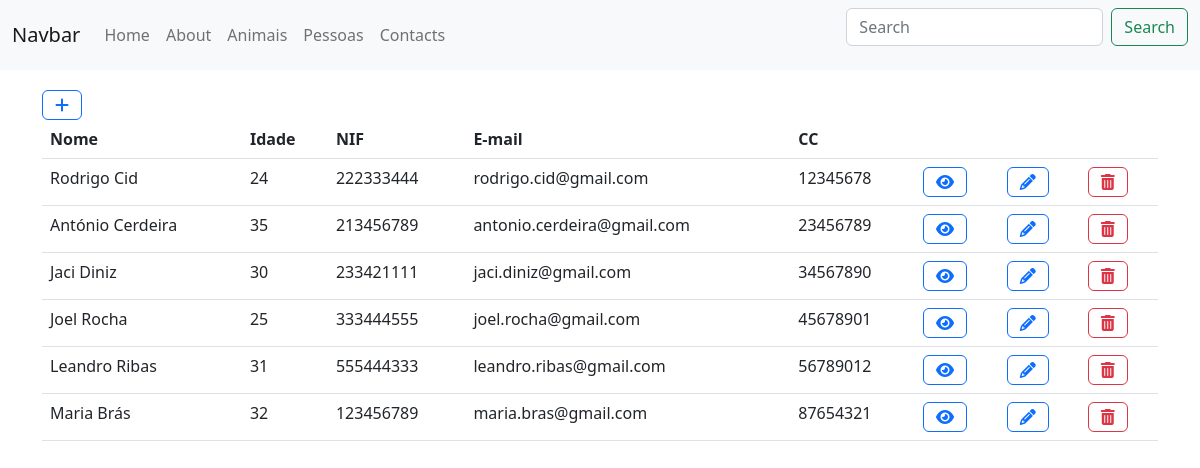
The app's page /pessoa/lista/ with its own data.
### apps/pessoa/models.py (models this page shows)
class Pessoa(models.Model):
    nome = models.CharField(max_length=50)
    idade = models.IntegerField()
    nif = models.CharField(max_length=9)
    cc = models.CharField(max_length=8)
    email = models.EmailField()

### apps/pessoa/views.py (the view)
# urls.py: path('lista/', PessoaListView.as_view(), name='lista'),
class PessoaListView(ListView):
    model = Pessoa

### apps/pessoa/templates/pessoa/pessoa_list.html
{% extends 'base.html' %}
{% block content %}
<a class="btn btn-outline-primary" href="{% url 'pessoa:novo' %}"><i class="fa-solid fa-plus"></i></a>
<table class="table">
    <tr>
        <th>Nome</th>
        <th>Idade</th>
        <th>NIF</th>
        <th>E-mail</th>
        <th>CC</th>
        <th></th>
        <th></th>
        <th></th>
    </tr>
    {% for object in object_list %}
        <tr>
            <td>{{ object.nome }}</td>
            <td>{{ object.idade }}</td>
            <td>{{ object.nif }}</td>
            <td>{{ object.email }}</td>
            <td>{{ object.cc }}</td>
            <td><a class="btn btn-outline-primary" href="{% url 'pessoa:detalhe' object.id %}"><i class="fa-solid fa-eye"></i></a></td>
            <td><a class="btn btn-outline-primary" href="{% url 'pessoa:atualizar' object.id %}"><i class="fa-solid fa-pencil"></i></a></td>
            <td><a class="btn btn-outline-danger" href="{% url 'pessoa:eliminar' object.id %}"><i class="fa-solid fa-trash-can"></i></a></td>
        </tr>
    {% endfor %}
</table>
{% endblock %}

### templates/base.html (shortened to what this page needs)
<html>
    <head>
        <link href="https://cdn.jsdelivr.net/npm/bootstrap@5.2.1/dist/css/bootstrap.min.css" rel="stylesheet">
    </head>
    <body>
        <nav class="navbar navbar-expand-lg bg-light">
            <div class="container-fluid">
              <a class="navbar-brand" href="#">Navbar</a>
              <div class="collapse navbar-collapse" id="navbarSupportedContent">
                <ul class="navbar-nav me-auto mb-2 mb-lg-0">
                  <li class="nav-item">
                    <a class="nav-link" href="{% url 'animal:home' %}">Home</a>
                  </li>
                  <li class="nav-item">
                    <a class="nav-link" href="{% url 'animal:about' %}">About</a>
                  </li>
                  <li class="nav-item">
                    <a class="nav-link" href="{% url 'animal:lista' %}">Animais</a>
                  </li>
                  <li class="nav-item">
                    <a class="nav-link" href="{% url 'pessoa:lista' %}">Pessoas</a>
                  </li>
                  <li class="nav-item">
                    <a class="nav-link" href="{% url 'pessoa:contacts' %}">Contacts</a>
                  </li>
                </ul>
                <form class="d-flex" role="search">
                  <input class="form-control me-2" type="search" placeholder="Search" aria-label="Search">
                  <button class="btn btn-outline-success" type="submit">Search</button>
                </form>
              </div>
            </div>
          </nav>
          <div style="padding-top:20px;" class="container">
            {% block content %}{% endblock %}
          </div>
    </body>
</html>

### records on screen
Pessoa: nome "Rodrigo Cid", idade "24", nif "222333444", email "rodrigo.cid@gmail.com", cc "12345678"
Pessoa: nome "António Cerdeira", idade "35", nif "213456789", email "antonio.cerdeira@gmail.com", cc "23456789"
Pessoa: nome "Jaci Diniz", idade "30", nif "233421111", email "jaci.diniz@gmail.com", cc "34567890"
Pessoa: nome "Joel Rocha", idade "25", nif "333444555", email "joel.rocha@gmail.com", cc "45678901"
Pessoa: nome "Leandro Ribas", idade "31", nif "555444333", email "leandro.ribas@gmail.com", cc "56789012"
Pessoa: nome "Maria Brás", idade "32", nif "123456789", email "maria.bras@gmail.com", cc "87654321"
